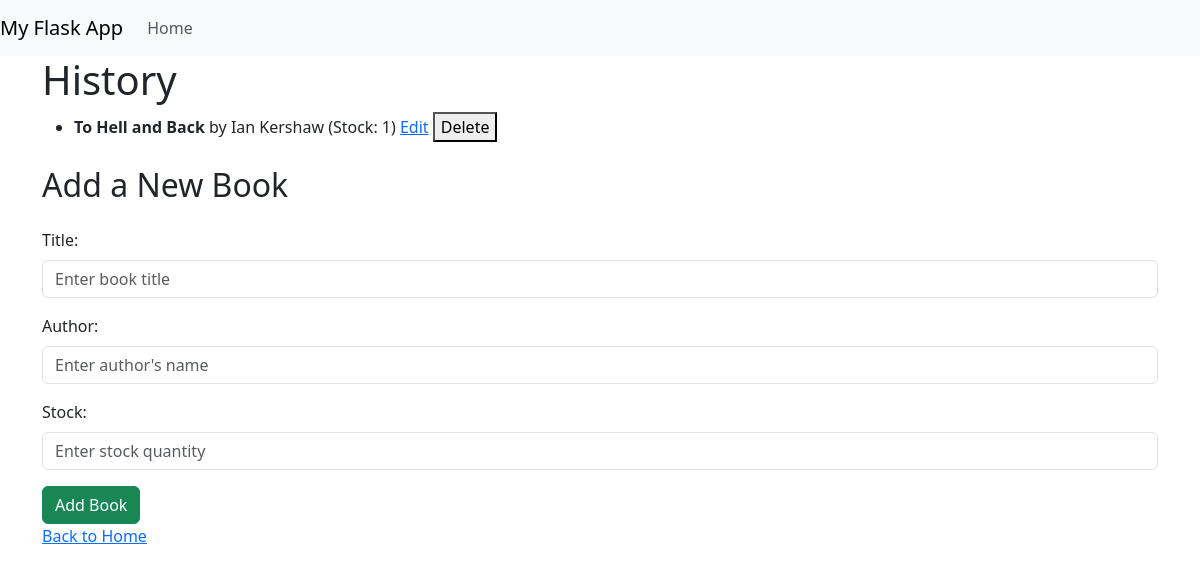
/genre/History, run on the app's committed database.
### models/book.py (models this page shows)
class Genre(db.Model):
    __tablename__ = 'genres'
    id = db.Column(db.Integer, primary_key=True)
    name = db.Column(db.String(100), unique=True, nullable=False)
    books = db.relationship('Book', backref='genre',
                            cascade="all, delete-orphan", lazy=True)

class Book(db.Model):
    __tablename__ = 'books'
    id = db.Column(db.Integer, primary_key=True)
    title = db.Column(db.String(255), nullable=False)
    author = db.Column(db.String(255), nullable=False)
    genre_id = db.Column(db.Integer, db.ForeignKey(
        'genres.id'), nullable=False)
    stock = db.Column(db.Integer, default=1, nullable=False)
    __table_args__ = (UniqueConstraint('title', 'author',
                      'genre_id', name='unique_book_per_genre'),)

### app.py (the view)
@app.route('/genre/<genre_name>')
def view_genre(genre_name):
    genre_name = genre_name.replace('-', ' ')
    genre = Genre.query.filter_by(name=genre_name).first_or_404()
    books = Book.query.filter_by(genre_id=genre.id).all()
    return render_template('genre_books.html', genre=genre, books=books)

### templates/genre_books.html
{%extends 'layout.html'%} {%block body %}
<h1>{{ genre.name }}</h1>
<ul>
  {% for book in books %}
  <li>
    <strong>{{ book.title }}</strong> by {{ book.author }} (Stock: {{ book.stock
    }})
    <a href="{{ url_for('edit_book', book_id=book.id) }}">Edit</a>
    <form
      action="{{ url_for('delete_book', book_id=book.id) }}"
      method="POST"
      style="display: inline"
    >
      <button
        type="submit"
        onclick="return confirm('Are you sure you want to delete this book?');"
      >
        Delete
      </button>
    </form>
  </li>
  {% endfor %}
</ul>
<h2 class="my-4">Add a New Book</h2>
<form
  method="POST"
  action="{{ url_for('add_book_to_genre', genre_id=genre.id) }}"
  lass="needs-validation"
  novalidate
>
  <div class="mb-3">
    <label for="title" class="form-label">Title:</label>
    <input
      type="text"
      id="title"
      name="title"
      class="form-control"
      placeholder="Enter book title"
      required
    />
  </div>
  <div class="mb-3">
    <label for="author" class="form-label">Author:</label>
    <input
      type="text"
      id="author"
      name="author"
      class="form-control"
      placeholder="Enter author's name"
      required
    />
  </div>
  <div class="mb-3">
    <label for="stock" class="form-label">Stock:</label>
    <input
      type="number"
      id="stock"
      name="stock"
      class="form-control"
      min="1"
      placeholder="Enter stock quantity"
      required
    />
  </div>
  <button type="submit" class="btn btn-success">Add Book</button>
</form>
<a href="{{ url_for('index') }}">Back to Home</a>
{% endblock%}

### data on the page
Genre: name "History"
Book: title "To Hell and Back", author "Ian Kershaw", stock "1"
